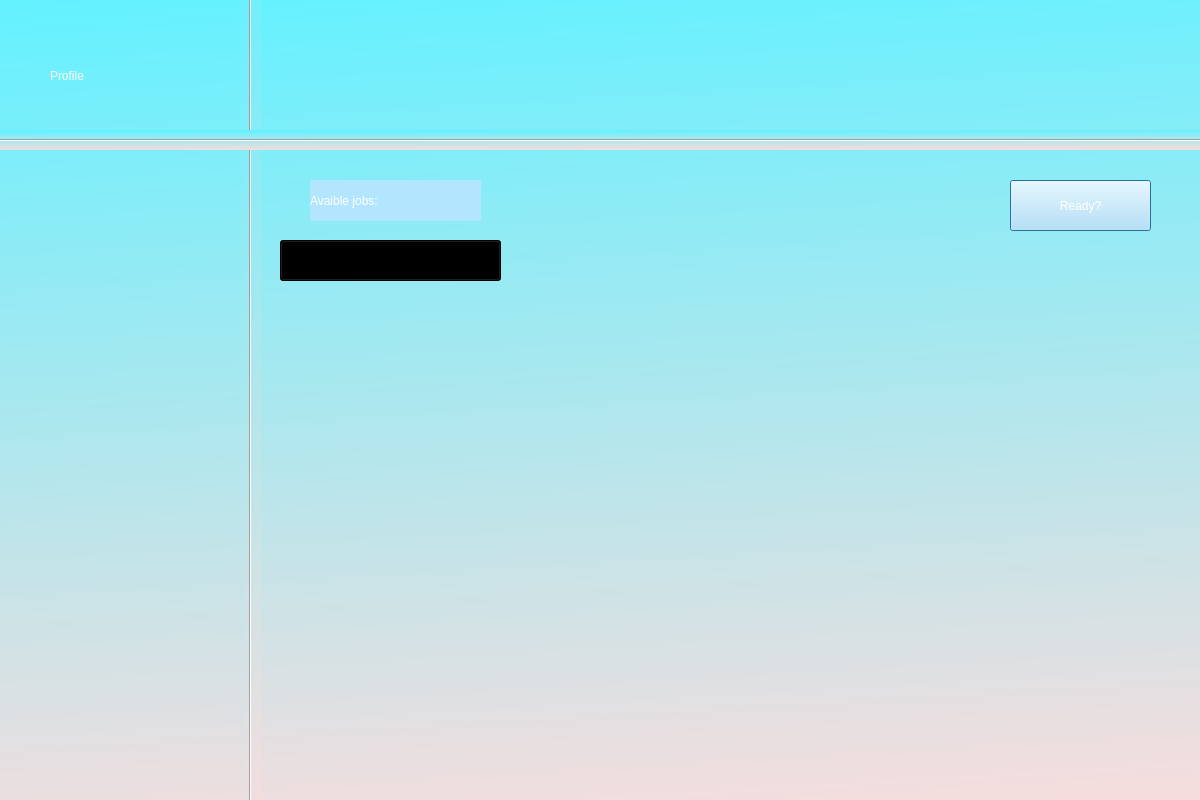
<?xml version="1.0" encoding="UTF-8"?>
<ui version="4.0">
 <class>Dialog</class>
 <widget class="QDialog" name="Dialog">
  <property name="geometry">
   <rect>
    <x>0</x>
    <y>0</y>
    <width>1200</width>
    <height>800</height>
   </rect>
  </property>
  <property name="windowTitle">
   <string>Dialog</string>
  </property>
  <widget class="QWidget" name="widget" native="true">
   <property name="geometry">
    <rect>
     <x>-50</x>
     <y>-30</y>
     <width>1291</width>
     <height>851</height>
    </rect>
   </property>
   <property name="styleSheet">
    <string notr="true">background-color: qlineargradient(spread:pad, x1:0.426, y1:0.00568182, x2:0.517, y2:1, stop:0 rgba(100, 241, 255, 255), stop:1 rgba(245, 221, 221, 255));</string>
   </property>
   <widget class="Line" name="line">
    <property name="geometry">
     <rect>
      <x>290</x>
      <y>-30</y>
      <width>21</width>
      <height>891</height>
     </rect>
    </property>
    <property name="orientation">
     <enum>Qt::Vertical</enum>
    </property>
   </widget>
   <widget class="QComboBox" name="comboBox">
    <property name="geometry">
     <rect>
      <x>330</x>
      <y>270</y>
      <width>221</width>
      <height>41</height>
     </rect>
    </property>
    <property name="styleSheet">
     <string notr="true">background-color: rgb(255, 255, 255);
font: 18pt &quot;MS Shell Dlg 2&quot;;
background-color: qlineargradient(spread:pad, x1:0.585091, y1:0.619, x2:0.67, y2:1, stop:0.00568182 rgba(161, 206, 245, 178), stop:0.994318 rgba(245, 245, 245, 255));</string>
    </property>
    <item>
     <property name="text">
      <string>Farmer</string>
     </property>
    </item>
    <item>
     <property name="text">
      <string>Waitress</string>
     </property>
    </item>
    <item>
     <property name="text">
      <string>Chef</string>
     </property>
    </item>
    <item>
     <property name="text">
      <string>Doctor</string>
     </property>
    </item>
    <item>
     <property name="text">
      <string>Programmer</string>
     </property>
    </item>
   </widget>
   <widget class="Line" name="line_2">
    <property name="geometry">
     <rect>
      <x>20</x>
      <y>160</y>
      <width>1261</width>
      <height>20</height>
     </rect>
    </property>
    <property name="orientation">
     <enum>Qt::Horizontal</enum>
    </property>
   </widget>
   <widget class="QLabel" name="label">
    <property name="geometry">
     <rect>
      <x>100</x>
      <y>60</y>
      <width>151</width>
      <height>91</height>
     </rect>
    </property>
    <property name="styleSheet">
     <string notr="true">font: 32pt &quot;MS Shell Dlg 2&quot;;
color: rgb(255, 255, 255);
background-color: qlineargradient(spread:pad, x1:0.205, y1:0, x2:0.312, y2:1, stop:0 rgba(100, 241, 255, 0), stop:1 rgba(245, 221, 221, 0));</string>
    </property>
    <property name="text">
     <string>Profile</string>
    </property>
   </widget>
   <widget class="QPushButton" name="ButtonReady">
    <property name="geometry">
     <rect>
      <x>1060</x>
      <y>210</y>
      <width>141</width>
      <height>51</height>
     </rect>
    </property>
    <property name="styleSheet">
     <string notr="true">font: 24pt &quot;MS Shell Dlg 2&quot;;
color: rgb(255, 255, 255);
background-color: rgb(179, 229, 255);</string>
    </property>
    <property name="text">
     <string>Ready?</string>
    </property>
   </widget>
   <widget class="QLabel" name="label_2">
    <property name="geometry">
     <rect>
      <x>360</x>
      <y>210</y>
      <width>171</width>
      <height>41</height>
     </rect>
    </property>
    <property name="styleSheet">
     <string notr="true">color: rgb(255, 255, 255);
background-color: rgb(179, 229, 255);
font: 22pt &quot;MS Shell Dlg 2&quot;;</string>
    </property>
    <property name="text">
     <string>Avaible jobs:</string>
    </property>
   </widget>
  </widget>
 </widget>
 <resources/>
 <connections/>
</ui>
